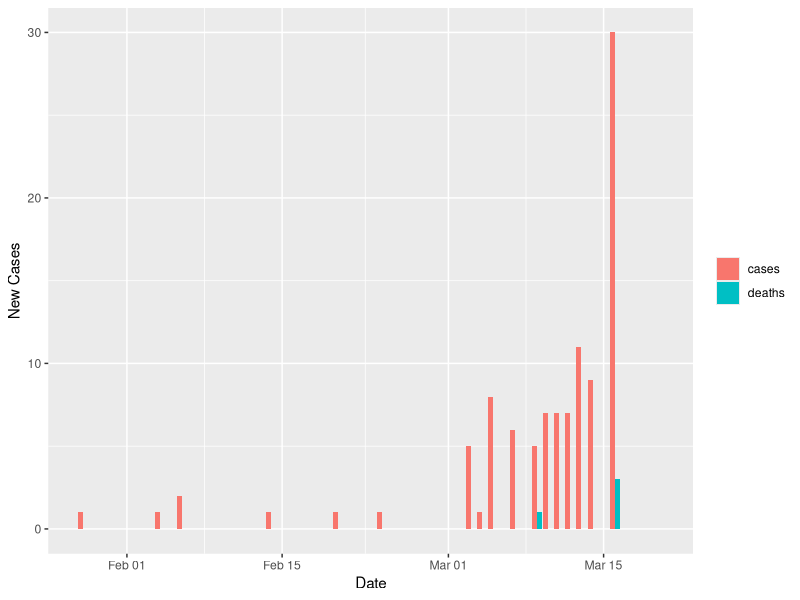
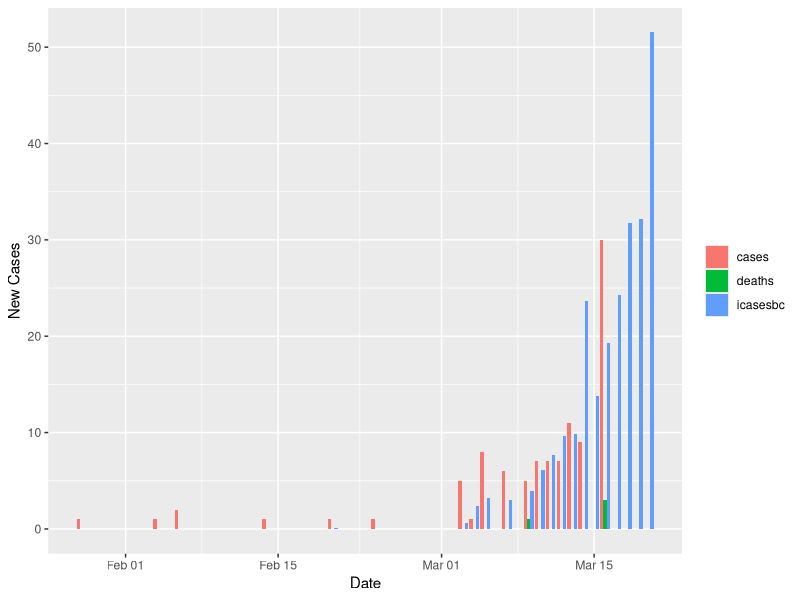
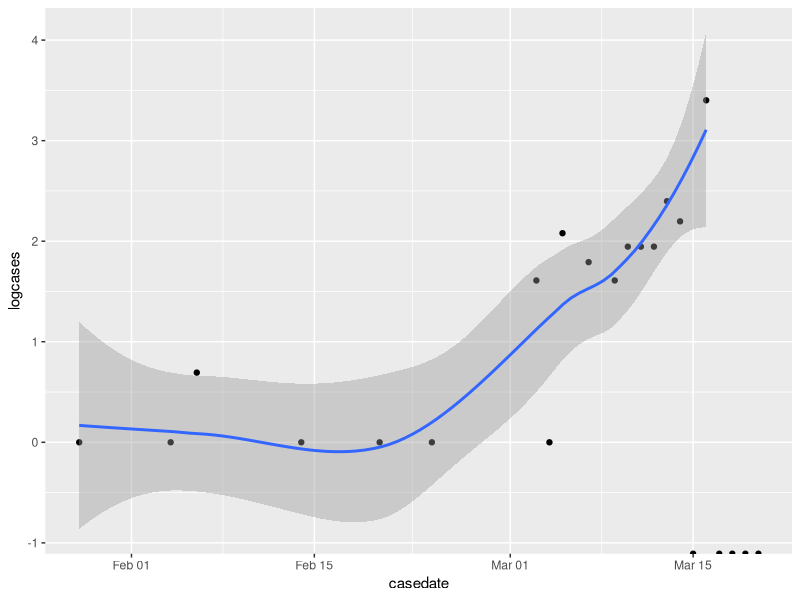

These figures' R source, in order:
## ---- chunk 1
knitr::opts_chunk$set(echo = TRUE)
## ---- chunk 2
library(dplyr)
library(tidyr)
casedate <- as.Date(c('2020-01-28','2020-02-04','2020-02-06','2020-02-14','2020-02-20','2020-02-24','2020-03-03','2020-03-04','2020-03-05','2020-03-07', '2020-03-09','2020-03-10','2020-03-11','2020-03-12','2020-03-13','2020-03-14','2020-03-15','2020-03-16', '2020-03-17', '2020-03-18', '2020-03-19','2020-03-20'))
cases <- c(1,1,2,1,1,1,5,1,8,6,5,7,7,7,11,9,0,30,0,0,0,0)
deaths <- c(0,0,0,0,0,0,0,0,0,0,1,0,0,0,0,0,0,3,0,0,0,0)

covidbc.data <- data.frame(casedate,cases,deaths)
totalcases <- sum(cases)
totaldeaths <- sum(deaths)
covidbc.long <- covidbc.data %>%
  gather("Stat", "Value", -casedate)
## ---- chunk 3

## ---- chunk 4
library(ggplot2)
#ggplot(data=covidbc.data, aes(x=casedate, y=cases)) + geom_bar(stat="identity")
ggplot(data=covidbc.long, aes(x = casedate, y = Value, fill = Stat)) + geom_col(position = "dodge") + guides(fill=guide_legend(title=NULL)) + xlab("Date") + ylab("New Cases")
## ---- chunk 5
icases <- c(0,0,0,0,3,1,15,58,78,72,94,147,185,234,239,573,335,466,587,769,778,1247)
icasesbc <- icases*0.0413223
icasesbc

covidbc.idata <- data.frame(casedate,cases,deaths,icasesbc)

covidbc.ilong <- covidbc.idata %>%
  gather("Stat", "Value", -casedate)

ggplot(data=covidbc.ilong, aes(x = casedate, y = Value, fill = Stat)) + geom_col(position = "dodge") + guides(fill=guide_legend(title=NULL)) + xlab("Date") + ylab("New Cases")
## ---- chunk 6
logcases <- log(cases)
covidbc.logdata <- data.frame(casedate,logcases)

p <- ggplot(covidbc.logdata, aes(casedate, logcases)) +
  geom_point()
p + geom_smooth(method = "loess")



